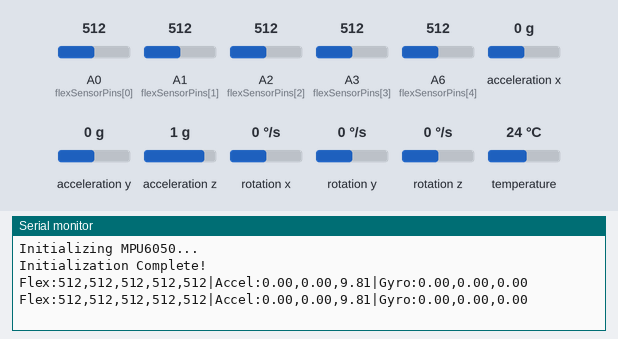
A sketch run on a simulated Arduino Nano, built with avr-gcc and run on an emulated ATmega328P. On the bench: the last lines printed to the serial monitor. The test bench sets the inputs (shaded band); at power-on: acceleration x 0 g, A0 (flexSensorPins[0]) = 512, A1 (flexSensorPins[1]) = 512, A2 (flexSensorPins[2]) = 512, A3 (flexSensorPins[3]) = 512, acceleration y 0 g, A6 (flexSensorPins[4]) = 512, acceleration z 1 g, rotation x 0 °/s, rotation y 0 °/s, rotation z 0 °/s, temperature 24 °C.

Above: at 1.3 s.
1.4 s: acceleration x set to -1.4 g
At 2.7 s:
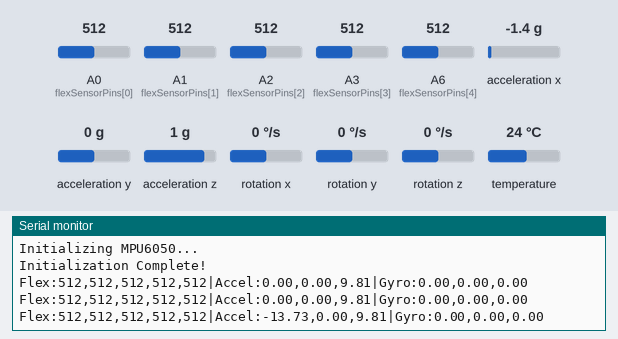
2.9 s: A0 (flexSensorPins[0]) set to 716
At 4.0 s:
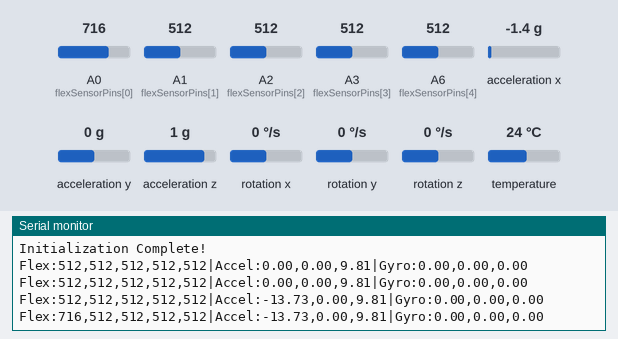
4.4 s: A1 (flexSensorPins[1]) set to 716
At 5.3 s:
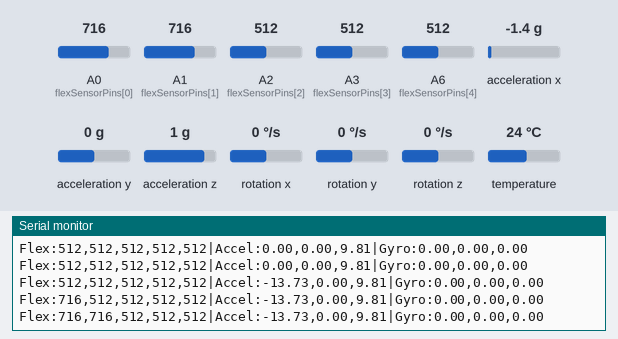
5.9 s: A2 (flexSensorPins[2]) set to 716
At 7.2 s:
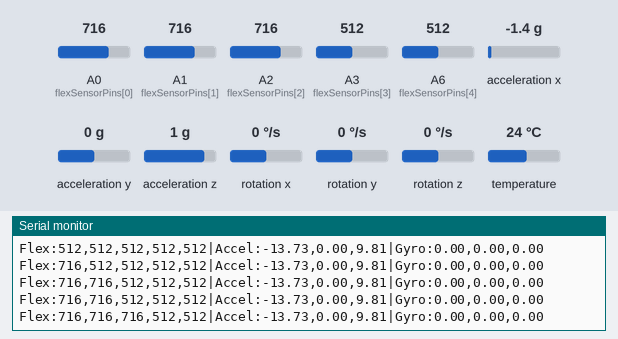
7.4 s: A3 (flexSensorPins[3]) set to 716
At 8.2 s:
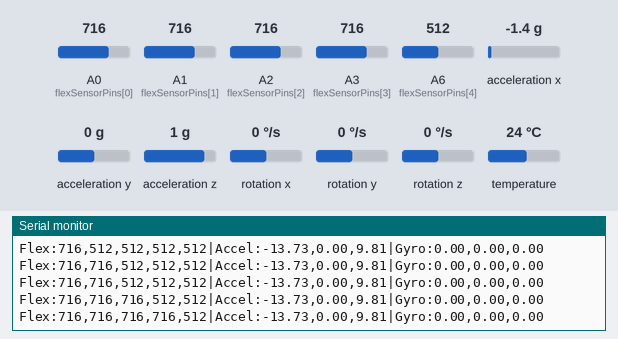
8.9 s: acceleration y set to -1.4 g
At 8.9 s:
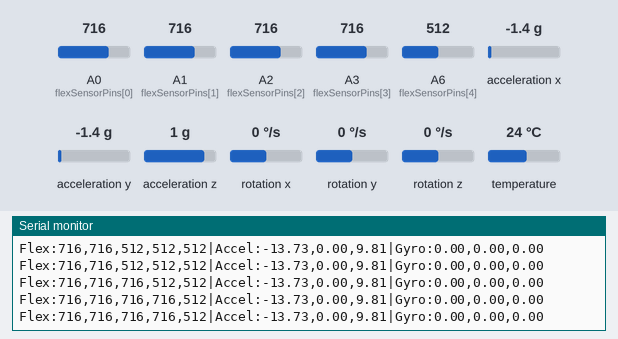

Measured:
- after the input at 1.4 s, the serial monitor: prints a new line after 0.88 s (image 1)
- after the input at 2.9 s, the serial monitor: prints a new line after 0.46 s (image 2)
- after the input at 4.4 s, the serial monitor: prints a new line at once (image 3)
- after the input at 5.9 s, the serial monitor: prints a new line after 0.71 s (image 4)
- after the input at 7.4 s, the serial monitor: prints a new line after 0.29 s (image 5)

The sketch:

Sign_Glove_ArduinoCode.ino
```cpp
#include <Wire.h>
#include <Adafruit_MPU6050.h>
#include <Adafruit_Sensor.h>
#include <SoftwareSerial.h> // For Bluetooth communication

// MPU6050
Adafruit_MPU6050 mpu;

// Flex Sensors
const int flexSensorPins[] = {A0, A1, A2, A3, A6};
const int numFlexSensors = 5;
int flexSensorValues[numFlexSensors];

// Bluetooth Module
SoftwareSerial bluetooth(10, 11); // RX, TX

// Variables for MPU6050 readings
float accelValues[3]; // X, Y, Z for accelerometer
float gyroValues[3];  // X, Y, Z for gyroscope

// Function for initializing MPU6050
void initializeMPU6050() {
    if (!mpu.begin()) {
        Serial.println("Failed to find MPU6050 chip");
        while (1) delay(10);
    }

    mpu.setAccelerometerRange(MPU6050_RANGE_8_G);
    mpu.setGyroRange(MPU6050_RANGE_500_DEG);
    mpu.setFilterBandwidth(MPU6050_BAND_21_HZ);
    delay(100);
}

// Function to read MPU6050 data
void readMPU6050() {
    sensors_event_t a, g, temp;
    mpu.getEvent(&a, &g, &temp);

    // Store accelerometer and gyroscope data
    accelValues[0] = a.acceleration.x;
    accelValues[1] = a.acceleration.y;
    accelValues[2] = a.acceleration.z;

    gyroValues[0] = g.gyro.x;
    gyroValues[1] = g.gyro.y;
    gyroValues[2] = g.gyro.z;
}

// Function to send data via Bluetooth
void sendData() {
    String data = "Flex:";
    for (int i = 0; i < numFlexSensors; i++) {
        data += flexSensorValues[i];
        if (i < numFlexSensors - 1) data += ",";
    }

    data += "|Accel:";
    for (int i = 0; i < 3; i++) {
        data += String(accelValues[i], 2);
        if (i < 2) data += ",";
    }

    data += "|Gyro:";
    for (int i = 0; i < 3; i++) {
        data += String(gyroValues[i], 2);
        if (i < 2) data += ",";
    }

    // Print and send data
    Serial.println(data);
    bluetooth.println(data);
}

void setup() {
    // Initialize Serial and Bluetooth
    Serial.begin(9600);
    bluetooth.begin(9600);

    // Initialize MPU6050
    Serial.println("Initializing MPU6050...");
    initializeMPU6050();

    // Initialize flex sensor pins
    for (int i = 0; i < numFlexSensors; i++) {
        pinMode(flexSensorPins[i], INPUT);
    }

    Serial.println("Initialization Complete!");
}

void loop() {
    // Read flex sensor values
    for (int i = 0; i < numFlexSensors; i++) {
        flexSensorValues[i] = analogRead(flexSensorPins[i]);
    }

    // Read MPU6050 data
    readMPU6050();

    // Send data via Bluetooth
    sendData();

    // Add a delay to control data transmission frequency
    delay(1000); // 100ms delay 1000 ms for app
}
```
